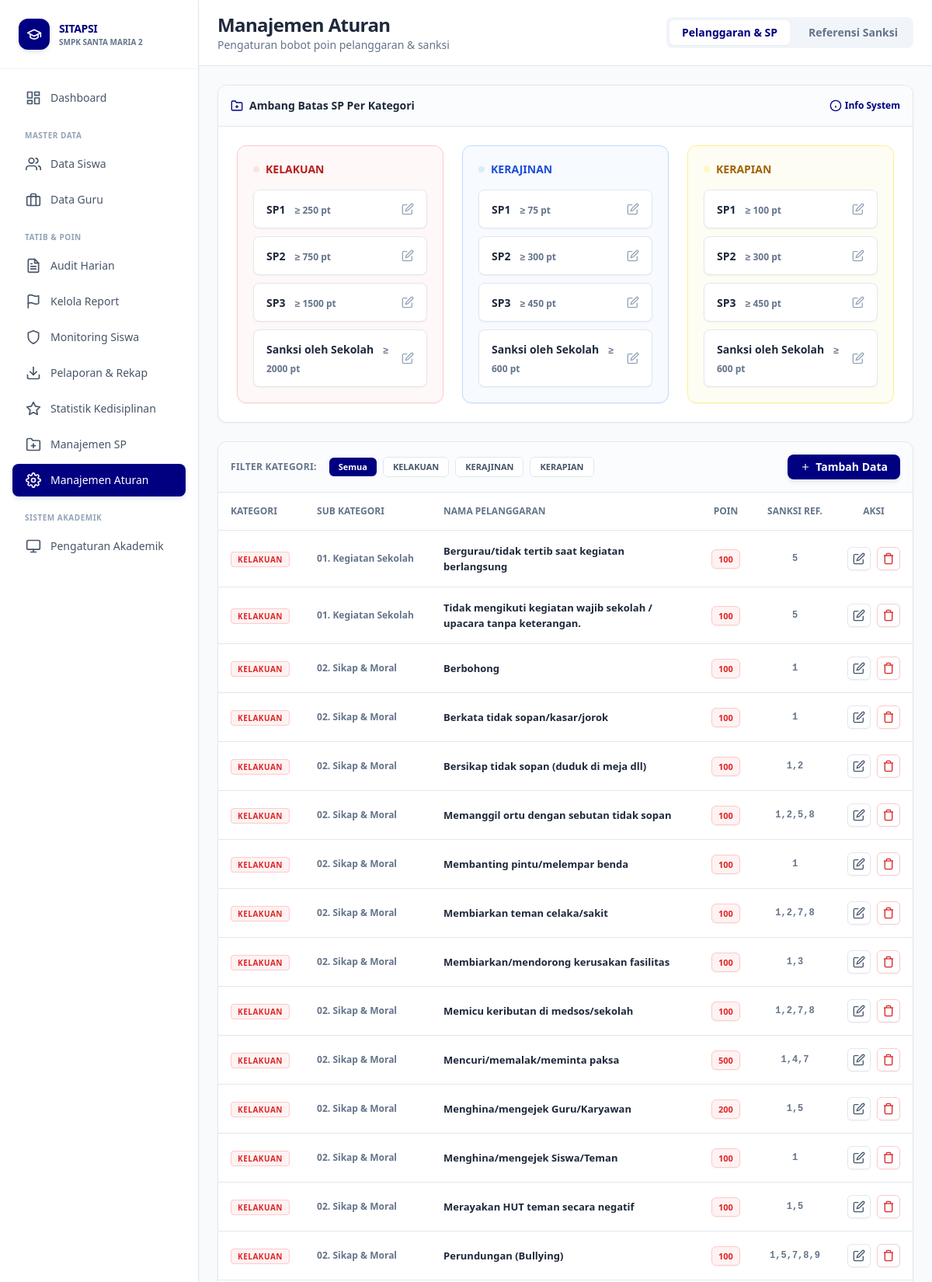
Page /views/admin/manajemen_aturan.php (signed in, upper part) on the committed database.
### tables this page shows
CREATE TABLE tb_aturan_sp (
    id_aturan_sp INT AUTO_INCREMENT PRIMARY KEY,
    id_kategori INT NOT NULL, 
    level_sp ENUM('SP1', 'SP2', 'SP3', 'Sanksi oleh Sekolah') NOT NULL,
    batas_bawah_poin INT NOT NULL, 
    
    FOREIGN KEY (id_kategori) REFERENCES tb_kategori_pelanggaran(id_kategori)
);

CREATE TABLE tb_kategori_pelanggaran (
    id_kategori INT AUTO_INCREMENT PRIMARY KEY,
    nama_kategori VARCHAR(50) NOT NULL
);

CREATE TABLE tb_jenis_pelanggaran (
    id_jenis INT AUTO_INCREMENT PRIMARY KEY,
    id_kategori INT NOT NULL,
    sub_kategori VARCHAR(100), 
    nama_pelanggaran TEXT NOT NULL,
    poin_default INT NOT NULL,
    sanksi_default VARCHAR(50), 
    
    FOREIGN KEY (id_kategori) REFERENCES tb_kategori_pelanggaran(id_kategori)
);

### config/database.php (called while the page is built, shortened)
<?php
function getDBConnection() {
    static $pdo = null;
    if ($pdo === null) {
        try {
            $dsn = "mysql:host=" . DB_HOST . ";dbname=" . DB_NAME . ";charset=" . DB_CHARSET;
            $options = [
                PDO::ATTR_ERRMODE            => PDO::ERRMODE_EXCEPTION,
                PDO::ATTR_DEFAULT_FETCH_MODE => PDO::FETCH_ASSOC,
                PDO::ATTR_EMULATE_PREPARES   => false,
                PDO::MYSQL_ATTR_INIT_COMMAND => "SET NAMES " . DB_CHARSET
            ];
            $pdo = new PDO($dsn, DB_USER, DB_PASS, $options);
        } catch (PDOException $e) {
            error_log("Database Connection Error: " . $e->getMessage());
            die("Koneksi database gagal. Silakan hubungi administrator.");
        }
    }
    return $pdo;
}
function executeQuery($sql, $params = []) {
    $pdo = getDBConnection();
    $stmt = $pdo->prepare($sql);
    $stmt->execute($params);
    return $stmt;
}
function fetchAll($sql, $params = []) {
    $stmt = executeQuery($sql, $params);
    return $stmt->fetchAll();
}
?>

### views/admin/manajemen_aturan.php (the view, shortened to what this page needs)
<?php
require_once '../../config/database.php';
$active_tab = $_GET['tab'] ?? 'pelanggaran';
$filter_kategori = $_GET['kategori'] ?? 'all';
$kategori_list = fetchAll("SELECT id_kategori, nama_kategori FROM tb_kategori_pelanggaran ORDER BY id_kategori");
$aturan_sp = fetchAll("
    SELECT
        sp.id_aturan_sp,
        sp.level_sp,
        sp.batas_bawah_poin,
        k.nama_kategori,
        k.id_kategori
    FROM tb_aturan_sp sp
    JOIN tb_kategori_pelanggaran k ON sp.id_kategori = k.id_kategori
    ORDER BY k.id_kategori, sp.batas_bawah_poin
");
$sql_pelanggaran = "
    SELECT
        jp.id_jenis,
        jp.nama_pelanggaran,
        jp.poin_default,
        jp.sanksi_default,
        k.nama_kategori,
        k.id_kategori,
        jp.sub_kategori
    FROM tb_jenis_pelanggaran jp
    JOIN tb_kategori_pelanggaran k ON jp.id_kategori = k.id_kategori
    WHERE 1=1
";
$params = [];
$sql_pelanggaran .= " ORDER BY k.id_kategori, jp.sub_kategori, jp.nama_pelanggaran";
$pelanggaran_list = fetchAll($sql_pelanggaran, $params);
$btn_primary = "px-4 py-2.5 bg-[#000080] text-white text-sm font-semibold rounded-lg shadow-md shadow-blue-900/10 hover:bg-blue-900 transition-all flex items-center justify-center";
$card_class = "bg-white border border-[#E2E8F0] rounded-xl shadow-sm";
?>
<!DOCTYPE html>
<html lang="id">
<head>
    <script src="https://cdn.tailwindcss.com"></script>
</head>
<body class="bg-[#F8FAFC]">
<div class="flex h-screen overflow-hidden">
    <?php include '../../includes/sidebar_admin.php'; ?>
    <div class="flex-1 overflow-auto lg:ml-64">
        <div class="bg-white border-b border-[#E2E8F0] px-6 pl-16 lg:pl-6 py-4 sticky top-0 z-30 flex flex-col sm:flex-row justify-between sm:items-center gap-4">
            <div>
                <h1 class="text-2xl font-extrabold text-slate-800 tracking-tight">Manajemen Aturan</h1>
                <p class="text-sm font-medium text-slate-500">Pengaturan bobot poin pelanggaran & sanksi</p>
            </div>
            <div class="flex space-x-2 bg-slate-100 p-1 rounded-lg">
                <a href="?tab=pelanggaran"
                   class="px-4 py-1.5 rounded-md text-sm font-bold transition-all <?= $active_tab === 'pelanggaran' ? 'bg-white text-[#000080] shadow-sm' : 'text-slate-500 hover:text-slate-700' ?>">
                    Pelanggaran & SP
                </a>
                <a href="?tab=sanksi"
                   class="px-4 py-1.5 rounded-md text-sm font-bold transition-all <?= $active_tab === 'sanksi' ? 'bg-white text-[#000080] shadow-sm' : 'text-slate-500 hover:text-slate-700' ?>">
                    Referensi Sanksi
                </a>
            </div>
        </div>
        <div class="p-6 space-y-6 max-w-7xl mx-auto">
            <?php if ($active_tab === 'pelanggaran'): ?>
            <div class="<?= $card_class ?> overflow-hidden">
                <div class="p-4 border-b border-[#E2E8F0] bg-slate-50/50 flex justify-between items-center">
                    <span class="font-bold text-slate-800 text-sm flex items-center">
                        <svg class="w-4 h-4 mr-2 text-[#000080]" fill="none" stroke="currentColor" viewBox="0 0 24 24" stroke-width="2"><path d="M22 19a2 2 0 0 1-2 2H4a2 2 0 0 1-2-2V5a2 2 0 0 1 2-2h5l2 3h9a2 2 0 0 1 2 2z"></path><line x1="12" y1="11" x2="12" y2="17"></line><line x1="9" y1="14" x2="15" y2="14"></line></svg>
                        Ambang Batas SP Per Kategori
                    </span>
                    <button onclick="document.getElementById('modal-info-sp').classList.remove('hidden')" class="text-xs font-bold text-[#000080] hover:underline flex items-center">
                        <svg class="w-4 h-4 mr-1" fill="none" stroke="currentColor" viewBox="0 0 24 24" stroke-width="2"><circle cx="12" cy="12" r="10"></circle><line x1="12" y1="16" x2="12" y2="12"></line><line x1="12" y1="8" x2="12.01" y2="8"></line></svg>
                        Info System
                    </button>
                </div>
                <div class="p-6">
                    <div class="grid grid-cols-1 md:grid-cols-3 gap-6">
                        <?php
                        $grouped_sp = [];
                        foreach ($aturan_sp as $a) { $grouped_sp[$a['nama_kategori']][] = $a; }
                        $colors = [
                            'KELAKUAN' => ['bg' => 'bg-red-50/50', 'border' => 'border-red-200', 'text' => 'text-red-700', 'badge' => 'bg-red-100 text-red-700'],
                            'KERAJINAN' => ['bg' => 'bg-blue-50/50', 'border' => 'border-blue-200', 'text' => 'text-blue-700', 'badge' => 'bg-blue-100 text-blue-700'],
                            'KERAPIAN' => ['bg' => 'bg-yellow-50/50', 'border' => 'border-yellow-200', 'text' => 'text-yellow-700', 'badge' => 'bg-yellow-100 text-yellow-700']
                        ];
                        foreach ($grouped_sp as $kategori => $aturan):
                            $color = $colors[$kategori] ?? ['bg' => 'bg-slate-50', 'border' => 'border-slate-200', 'text' => 'text-slate-700', 'badge' => 'bg-slate-200 text-slate-700'];
                        ?>
                        <div class="<?= $color['bg'] ?> border <?= $color['border'] ?> rounded-xl p-5 shadow-sm">
                            <h3 class="font-extrabold <?= $color['text'] ?> mb-4 flex items-center text-sm">
                                <span class="w-2 h-2 rounded-full mr-2 <?= $color['badge'] ?>"></span>
                                <?= $kategori ?>
                            </h3>
                            <div class="space-y-2.5">
                                <?php foreach ($aturan as $a): ?>
                                <div class="bg-white px-4 py-3 rounded-lg border border-[#E2E8F0] shadow-sm flex justify-between items-center group">
                                    <div>
                                        <span class="font-extrabold text-slate-800 text-sm"><?= $a['level_sp'] ?></span>
                                        <span class="text-xs font-bold text-slate-500 ml-2">&ge; <?= $a['batas_bawah_poin'] ?> pt</span>
                                    </div>
                                    <button onclick="editAturanSP(<?= $a['id_aturan_sp'] ?>, '<?= $kategori ?>', '<?= $a['level_sp'] ?>', <?= $a['batas_bawah_poin'] ?>)"
                                            class="text-slate-400 hover:text-[#000080] transition-colors" title="Edit Threshold">
                                        <svg class="w-4 h-4" fill="none" stroke="currentColor" viewBox="0 0 24 24" stroke-width="2"><path d="M11 4H4a2 2 0 0 0-2 2v14a2 2 0 0 0 2 2h14a2 2 0 0 0 2-2v-7"></path><path d="M18.5 2.5a2.121 2.121 0 0 1 3 3L12 15l-4 1 1-4 9.5-9.5z"></path></svg>
                                    </button>
                                </div>
                                <?php endforeach; ?>
                            </div>
                        </div>
                        <?php endforeach; ?>
                    </div>
                </div>
            </div>
            <div class="<?= $card_class ?> overflow-hidden">
                <div class="p-4 border-b border-[#E2E8F0] bg-slate-50/50 flex flex-col sm:flex-row justify-between sm:items-center gap-4">
                    <div class="flex items-center space-x-2 overflow-x-auto scrollbar-hide pb-2 sm:pb-0">
                        <span class="text-xs font-bold text-slate-500 uppercase tracking-wide mr-2">Filter Kategori:</span>
                        <a href="?tab=pelanggaran&kategori=all" class="px-3 py-1 rounded-md text-[11px] font-bold whitespace-nowrap transition-colors <?= $filter_kategori === 'all' ? 'bg-[#000080] text-white' : 'bg-white border border-[#E2E8F0] text-slate-600 hover:bg-slate-50' ?>">Semua</a>
                        <?php foreach ($kategori_list as $k): ?>
                            <a href="?tab=pelanggaran&kategori=<?= $k['id_kategori'] ?>" class="px-3 py-1 rounded-md text-[11px] font-bold whitespace-nowrap transition-colors <?= $filter_kategori == $k['id_kategori'] ? 'bg-[#000080] text-white' : 'bg-white border border-[#E2E8F0] text-slate-600 hover:bg-slate-50' ?>"><?= $k['nama_kategori'] ?></a>
                        <?php endforeach; ?>
                    </div>
                    <button onclick="document.getElementById('modal-tambah-pelanggaran').classList.remove('hidden')" class="<?= $btn_primary ?> h-8 text-[11px] px-3 w-full sm:w-auto">
                        <svg class="w-3.5 h-3.5 mr-1.5" fill="none" stroke="currentColor" viewBox="0 0 24 24" stroke-width="2"><line x1="12" y1="5" x2="12" y2="19"></line><line x1="5" y1="12" x2="19" y2="12"></line></svg>
                        Tambah Data
                    </button>
                </div>
                <div class="overflow-x-auto">
                    <table class="w-full text-left text-sm whitespace-nowrap">
                        <thead class="bg-white text-xs text-slate-500 uppercase border-b border-[#E2E8F0]">
                            <tr>
                                <th class="p-4 font-bold">Kategori</th>
                                <th class="p-4 font-bold">Sub Kategori</th>
                                <th class="p-4 font-bold">Nama Pelanggaran</th>
                                <th class="p-4 font-bold text-center">Poin</th>
                                <th class="p-4 font-bold text-center">Sanksi Ref.</th>
                                <th class="p-4 font-bold text-center">Aksi</th>
                            </tr>
                        </thead>
                        <tbody class="divide-y divide-[#E2E8F0]">
                            <?php if (empty($pelanggaran_list)): ?>
                            <tr><td colspan="6" class="p-8 text-center text-slate-400 font-medium text-sm">Tidak ada data pelanggaran</td></tr>
                            <?php else: ?>
                            <?php foreach($pelanggaran_list as $p): ?>
                            <tr class="hover:bg-slate-50/50 transition-colors">
                                <td class="p-4">
                                    <span class="px-2 py-0.5 rounded text-[10px] font-bold uppercase tracking-wider
                                        <?= $p['nama_kategori'] === 'KELAKUAN' ? 'bg-red-50 text-red-600 border border-red-200' : '' ?>
                                        <?= $p['nama_kategori'] === 'KERAJINAN' ? 'bg-blue-50 text-blue-600 border border-blue-200' : '' ?>
                                        <?= $p['nama_kategori'] === 'KERAPIAN' ? 'bg-yellow-50 text-yellow-600 border border-yellow-200' : '' ?>">
                                        <?= $p['nama_kategori'] ?>
                                    </span>
                                </td>
                                <td class="p-4 text-xs font-bold text-slate-500"><?= htmlspecialchars($p['sub_kategori']) ?></td>
                                <td class="p-4 font-bold text-slate-800 text-[13px] whitespace-normal min-w-[200px]"><?= htmlspecialchars($p['nama_pelanggaran']) ?></td>
                                <td class="p-4 text-center">
                                    <span class="px-2 py-1 bg-red-50 text-red-600 border border-red-200 rounded-md font-bold text-[11px] shadow-sm"><?= $p['poin_default'] ?></span>
                                </td>
                                <td class="p-4 text-center font-mono text-xs font-bold text-slate-500"><?= htmlspecialchars($p['sanksi_default']) ?></td>
                                <td class="p-4 text-center">
                                    <div class="flex items-center justify-center space-x-2">
                                        <button onclick='editPelanggaran(<?= json_encode($p) ?>)' class="p-1.5 bg-white border border-[#E2E8F0] text-slate-600 rounded-md hover:bg-slate-50 hover:text-[#000080] transition-colors shadow-sm" title="Edit">
                                            <svg class="w-4 h-4" fill="none" stroke="currentColor" viewBox="0 0 24 24" stroke-width="2"><path d="M11 4H4a2 2 0 0 0-2 2v14a2 2 0 0 0 2 2h14a2 2 0 0 0 2-2v-7"></path><path d="M18.5 2.5a2.121 2.121 0 0 1 3 3L12 15l-4 1 1-4 9.5-9.5z"></path></svg>
                                        </button>
                                        <button onclick="hapusPelanggaran(<?= $p['id_jenis'] ?>)" class="p-1.5 bg-white border border-red-200 text-red-600 rounded-md hover:bg-red-50 transition-colors shadow-sm" title="Hapus">
                                            <svg class="w-4 h-4" fill="none" stroke="currentColor" viewBox="0 0 24 24" stroke-width="2"><path d="M3 6h18"></path><path d="M19 6v14a2 2 0 0 1-2 2H7a2 2 0 0 1-2-2V6m3 0V4a2 2 0 0 1 2-2h4a2 2 0 0 1 2 2v2"></path></svg>
                                        </button>
                                    </div>
                                </td>
                            </tr>
                            <?php endforeach; ?>
                            <?php endif; ?>
                        </tbody>
                    </table>
                </div>
            </div>
            <?php endif; ?>
        </div>
    </div>
</div>
</body>
</html>

### rows in the picture
tb_aturan_sp: level_sp "SP1", batas_bawah_poin "250"
tb_aturan_sp: level_sp "SP2", batas_bawah_poin "750"
tb_aturan_sp: level_sp "SP3", batas_bawah_poin "1500"
tb_aturan_sp: level_sp "Sanksi oleh Sekolah", batas_bawah_poin "2000"
tb_aturan_sp: level_sp "SP1", batas_bawah_poin "75"
tb_aturan_sp: level_sp "SP2", batas_bawah_poin "300"
tb_aturan_sp: level_sp "SP3", batas_bawah_poin "450"
tb_aturan_sp: level_sp "Sanksi oleh Sekolah", batas_bawah_poin "600"
tb_aturan_sp: level_sp "SP1", batas_bawah_poin "100"
tb_aturan_sp: level_sp "SP2", batas_bawah_poin "300"
tb_aturan_sp: level_sp "SP3", batas_bawah_poin "450"
tb_aturan_sp: level_sp "Sanksi oleh Sekolah", batas_bawah_poin "600"
tb_kategori_pelanggaran: nama_kategori "KELAKUAN"
tb_kategori_pelanggaran: nama_kategori "KERAJINAN"
tb_kategori_pelanggaran: nama_kategori "KERAPIAN"
tb_jenis_pelanggaran: id_kategori.nama_kategori "KELAKUAN", sub_kategori "01. Kegiatan Sekolah", nama_pelanggaran "Bergurau/tidak tertib saat kegiatan berlangsung", poin_default "100", sanksi_default "5"
tb_jenis_pelanggaran: id_kategori.nama_kategori "KELAKUAN", sub_kategori "01. Kegiatan Sekolah", nama_pelanggaran "Tidak mengikuti kegiatan wajib sekolah / upacara tanpa keterangan.", poin_default "100", sanksi_default "5"
tb_jenis_pelanggaran: id_kategori.nama_kategori "KELAKUAN", sub_kategori "02. Sikap & Moral", nama_pelanggaran "Berbohong", poin_default "100", sanksi_default "1"
tb_jenis_pelanggaran: id_kategori.nama_kategori "KELAKUAN", sub_kategori "02. Sikap & Moral", nama_pelanggaran "Berkata tidak sopan/kasar/jorok", poin_default "100", sanksi_default "1"
tb_jenis_pelanggaran: id_kategori.nama_kategori "KELAKUAN", sub_kategori "02. Sikap & Moral", nama_pelanggaran "Bersikap tidak sopan (duduk di meja dll)", poin_default "100", sanksi_default "1,2"
tb_jenis_pelanggaran: id_kategori.nama_kategori "KELAKUAN", sub_kategori "02. Sikap & Moral", nama_pelanggaran "Memanggil ortu dengan sebutan tidak sopan", poin_default "100", sanksi_default "1,2,5,8"
tb_jenis_pelanggaran: id_kategori.nama_kategori "KELAKUAN", sub_kategori "02. Sikap & Moral", nama_pelanggaran "Membanting pintu/melempar benda", poin_default "100", sanksi_default "1"
tb_jenis_pelanggaran: id_kategori.nama_kategori "KELAKUAN", sub_kategori "02. Sikap & Moral", nama_pelanggaran "Membiarkan teman celaka/sakit", poin_default "100", sanksi_default "1,2,7,8"
tb_jenis_pelanggaran: id_kategori.nama_kategori "KELAKUAN", sub_kategori "02. Sikap & Moral", nama_pelanggaran "Membiarkan/mendorong kerusakan fasilitas", poin_default "100", sanksi_default "1,3"
tb_jenis_pelanggaran: id_kategori.nama_kategori "KELAKUAN", sub_kategori "02. Sikap & Moral", nama_pelanggaran "Memicu keributan di medsos/sekolah", poin_default "100", sanksi_default "1,2,7,8"
tb_jenis_pelanggaran: id_kategori.nama_kategori "KELAKUAN", sub_kategori "02. Sikap & Moral", nama_pelanggaran "Mencuri/memalak/meminta paksa", poin_default "500", sanksi_default "1,4,7"
tb_jenis_pelanggaran: id_kategori.nama_kategori "KELAKUAN", sub_kategori "02. Sikap & Moral", nama_pelanggaran "Menghina/mengejek Guru/Karyawan", poin_default "200", sanksi_default "1,5"
tb_jenis_pelanggaran: id_kategori.nama_kategori "KELAKUAN", sub_kategori "02. Sikap & Moral", nama_pelanggaran "Menghina/mengejek Siswa/Teman", poin_default "100", sanksi_default "1"
tb_jenis_pelanggaran: id_kategori.nama_kategori "KELAKUAN", sub_kategori "02. Sikap & Moral", nama_pelanggaran "Merayakan HUT teman secara negatif", poin_default "100", sanksi_default "1,5"
tb_jenis_pelanggaran: id_kategori.nama_kategori "KELAKUAN", sub_kategori "02. Sikap & Moral", nama_pelanggaran "Perundungan (Bullying)", poin_default "100", sanksi_default "1,5,7,8,9"

### other values in the picture
$kategori "KELAKUAN"
$kategori "KERAJINAN"
$kategori "KERAPIAN"
